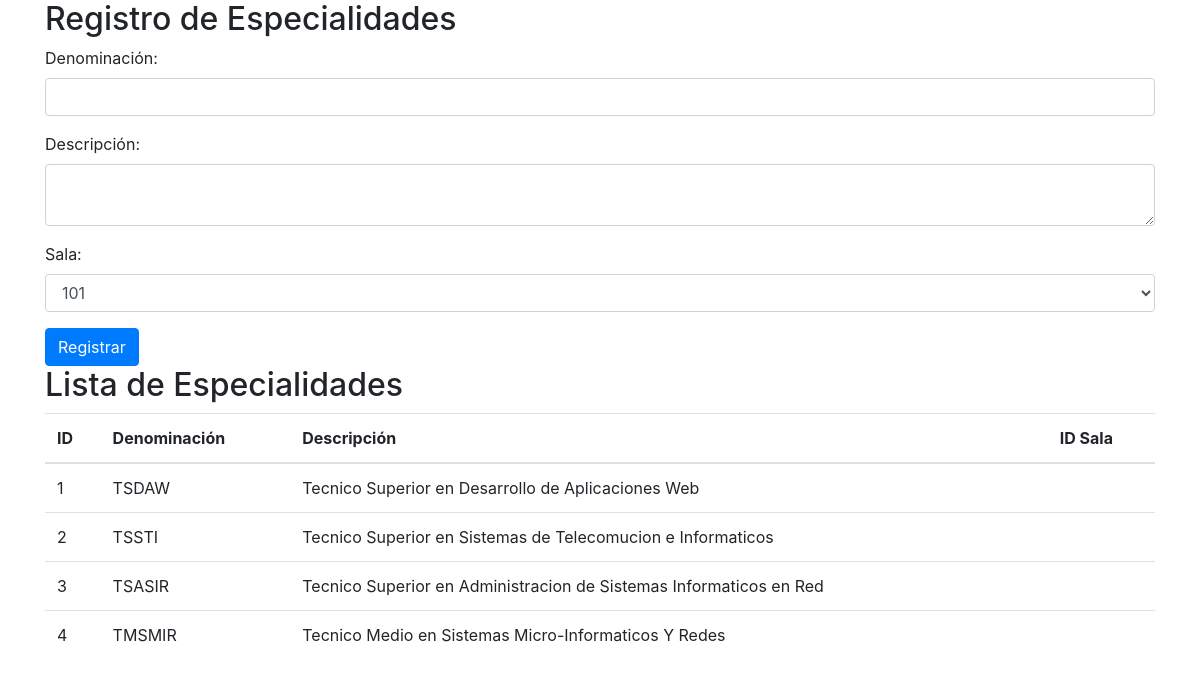
/admin/permisos/bbb/especialidad.php, run on the app's committed database.
### tables this page shows
create table especialidad(
    id_especialidad int PRIMARY key AUTO_INCREMENT,
    denominacion VARCHAR(45) NOT null,
    descripcion text NOT null
   
);

### admin/permisos/bbb/especialidad.php (the view, shortened to what this page needs)
<?php
include 'db.php';
$stmt = $pdo->query("SELECT * FROM especialidad");
$especialidades = $stmt->fetchAll();
?>
<!DOCTYPE html>
<html lang="es">
<head>
    <link rel="stylesheet" href="https://stackpath.bootstrapcdn.com/bootstrap/4.5.2/css/bootstrap.min.css">
</head>
<body>
<div class="container">
    <h2>Registro de Especialidades</h2>
    <form id="especialidadForm">
        <div class="form-group">
            <label for="denominacion">Denominación:</label>
            <input type="text" class="form-control" id="denominacion" name="denominacion" required>
        </div>
        <div class="form-group">
            <label for="descripcion">Descripción:</label>
            <textarea class="form-control" id="descripcion" name="descripcion" required></textarea>
        </div>
        <div class="form-group">
            <label for="id_sala">Sala:</label>
            <select class="form-control" id="id_sala" name="id_sala" required>
                <?php
                $salas = $pdo->query("SELECT * FROM sala")->fetchAll();
                foreach ($salas as $sala) {
                    echo "<option value='{$sala['id_sala']}'>{$sala['numero']}</option>";
                }
                ?>
            </select>
        </div>
        <button type="submit" class="btn btn-primary">Registrar</button>
    </form>
    <h2>Lista de Especialidades</h2>
    <table class="table">
        <thead>
            <tr>
                <th>ID</th>
                <th>Denominación</th>
                <th>Descripción</th>
                <th>ID Sala</th>
            </tr>
        </thead>
        <tbody>
            <?php foreach ($especialidades as $especialidad): ?>
                <tr>
                    <td><?= $especialidad['id_especialidad'] ?></td>
                    <td><?= $especialidad['denominacion'] ?></td>
                    <td><?= $especialidad['descripcion'] ?></td>
                    <td><?= $especialidad['id_sala'] ?></td>
                </tr>
            <?php endforeach; ?>
        </tbody>
    </table>
</div>
</body>
</html>

### data on the page
especialidad: id_especialidad "1", denominacion "TSDAW", descripcion "Tecnico Superior en Desarrollo de Aplicaciones Web"
especialidad: id_especialidad "2", denominacion "TSSTI", descripcion "Tecnico Superior en Sistemas de Telecomucion e Informaticos"
especialidad: id_especialidad "3", denominacion "TSASIR", descripcion "Tecnico Superior en Administracion de Sistemas Informaticos en Red"
especialidad: id_especialidad "4", denominacion "TMSMIR", descripcion "Tecnico Medio en Sistemas Micro-Informaticos Y Redes"

### other printed values
form field id_sala "101"
